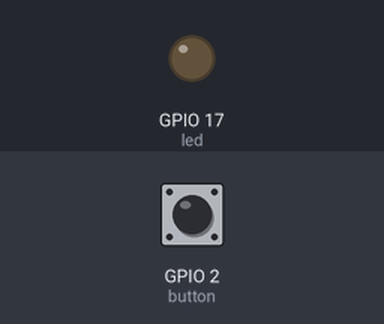
This program was run on a simulated Raspberry Pi (BCM pin numbers). Shown: output pins drawn as LEDs (lit = HIGH). Inputs (shaded band) come from the test bench; at power-on: GPIO 2 (button) HIGH. What the program prints to the terminal is not drawn.

Above: at 1.2 s.
1.3 s: GPIO 2 (button) pulled LOW for 0.15 s
At 1.37 s:
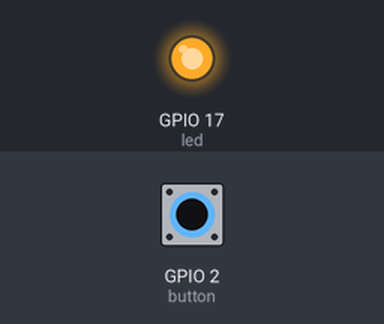
2.9 s: GPIO 2 (button) pulled LOW for 3.2 s
At 7.3 s:
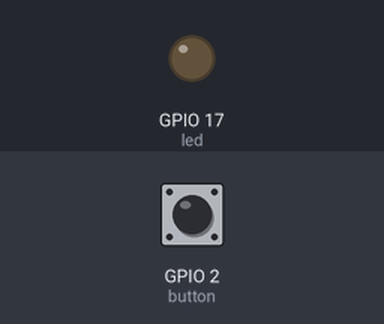
Timing chart, 0 to 8.8 s (numbered marks = the images above; inputs shaded):
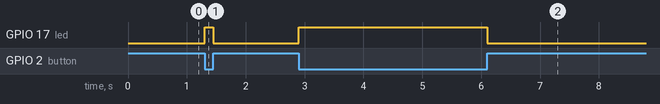

Measured:
- after the input at 1.3 s, GPIO 17 (led): LOW → HIGH at once, → LOW 0.15 s later
- after the input at 2.9 s, GPIO 17 (led): LOW → HIGH at once, → LOW 3.2 s later

The program:

button_event.py
```python
from gpiozero import LED,Button
from signal import pause
import time
led = LED(17)
button = Button(2)

button.when_pressed = led.on
print("led is on")
button.when_released = led.off
print("led is off")

pause()
```
